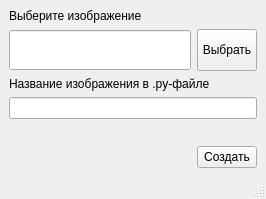
<?xml version="1.0" encoding="UTF-8"?>
<ui version="4.0">
 <class>MainWindow</class>
 <widget class="QMainWindow" name="MainWindow">
  <property name="geometry">
   <rect>
    <x>0</x>
    <y>0</y>
    <width>266</width>
    <height>199</height>
   </rect>
  </property>
  <property name="windowTitle">
   <string>Pycture</string>
  </property>
  <widget class="QWidget" name="centralwidget">
   <layout class="QGridLayout" name="gridLayout">
    <item row="2" column="0" colspan="2">
     <widget class="QLabel" name="label_2">
      <property name="text">
       <string>Название изображения в .py-файле</string>
      </property>
     </widget>
    </item>
    <item row="1" column="1">
     <widget class="QPushButton" name="pushButton">
      <property name="minimumSize">
       <size>
        <width>0</width>
        <height>42</height>
       </size>
      </property>
      <property name="maximumSize">
       <size>
        <width>60</width>
        <height>16777215</height>
       </size>
      </property>
      <property name="text">
       <string>Выбрать</string>
      </property>
     </widget>
    </item>
    <item row="0" column="0" colspan="2">
     <widget class="QLabel" name="label">
      <property name="text">
       <string>Выберите изображение</string>
      </property>
     </widget>
    </item>
    <item row="5" column="1">
     <widget class="QPushButton" name="pushButton_2">
      <property name="sizePolicy">
       <sizepolicy hsizetype="Ignored" vsizetype="Fixed">
        <horstretch>0</horstretch>
        <verstretch>0</verstretch>
       </sizepolicy>
      </property>
      <property name="minimumSize">
       <size>
        <width>0</width>
        <height>0</height>
       </size>
      </property>
      <property name="maximumSize">
       <size>
        <width>16777215</width>
        <height>22</height>
       </size>
      </property>
      <property name="text">
       <string>Создать</string>
      </property>
     </widget>
    </item>
    <item row="1" column="0">
     <widget class="QLineEdit" name="lineEdit">
      <property name="minimumSize">
       <size>
        <width>0</width>
        <height>40</height>
       </size>
      </property>
     </widget>
    </item>
    <item row="3" column="0" colspan="2">
     <widget class="QLineEdit" name="lineEdit_2">
      <property name="maximumSize">
       <size>
        <width>16777215</width>
        <height>16777215</height>
       </size>
      </property>
     </widget>
    </item>
    <item row="4" column="1">
     <spacer name="verticalSpacer">
      <property name="orientation">
       <enum>Qt::Vertical</enum>
      </property>
      <property name="sizeHint" stdset="0">
       <size>
        <width>20</width>
        <height>40</height>
       </size>
      </property>
     </spacer>
    </item>
   </layout>
  </widget>
  <widget class="QMenuBar" name="menubar">
   <property name="geometry">
    <rect>
     <x>0</x>
     <y>0</y>
     <width>266</width>
     <height>21</height>
    </rect>
   </property>
  </widget>
  <widget class="QStatusBar" name="statusbar"/>
 </widget>
 <resources/>
 <connections/>
</ui>
